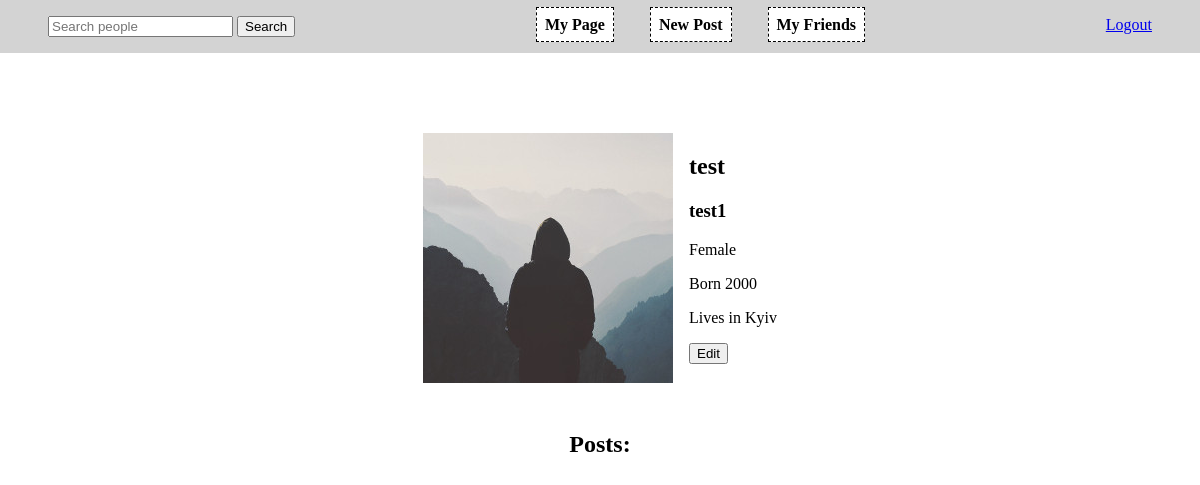
Screenshot of / (signed in) with the database file from the repository.
### social_network/models.py (models this page shows, shortened)
class User(db.Model, UserMixin):
    id = db.Column(db.Integer, primary_key=True)
    username = db.Column(db.String(32), unique=True, nullable=False)
    password = db.Column(db.String(64), nullable=False)
    image_file = db.Column(db.String(32), nullable=False,
                           default="default_profile.jpg")
    name = db.Column(db.String(64), nullable=False)
    gender = db.Column(
        db.Boolean(), nullable=False)
    city = db.Column(db.String(32), nullable=False)
    born = db.Column(
        db.Integer)
    posts = db.relationship("Post", backref="author")
    friendship = db.relationship(
        "Friendship", foreign_keys='Friendship.user1_id', backref="friend")
    friendship = db.relationship(
        "Friendship", foreign_keys='Friendship.user2_id', backref="friend")

### social_network/main/routes.py (the view)
@main.route("/")
@main.route("/<user>")
@login_required
def profile(user=None):
    u = User.query.filter_by(username=user).first()
    if u is None:
        u = current_user
        friend = None
    else:
        friend = bool(Friendship.query.filter_by(
            user2_id=u.id, user1_id=current_user.id).scalar())
    return render_template(
        "main/profile_page.html",
        user=u,
        posts=Post.query.filter_by(
            user_id=u.id
        ).order_by(
            Post.date_created.desc()
        ),
        f=friend
    )

### social_network/models.py (called while the page is built)
@login_manager.user_loader
def load_user(user_id):
    return User.query.get(int(user_id))

### social_network/templates/main/profile_page.html (shortened to what this page needs)
{% extends 'layout.html' %}  {% block content %}
<section class="info">
    <img src="../../static/img/{{ user.image_file }}">
    <div class="infofiels">
        <h1>{{user.name}}</h1>
        <h3>{{user.username}}</h3>
        <p>{% if user.gender %} Female {% else %} Male {% endif %}</p>
        <p>Born {{user.born}}</p>
        <p>Lives in {{user.city}}</p>
        {% if f == None %} <button onclick="location.href='{{ url_for('users.edit') }}'">Edit</button> {% endif %}
    </div>
</section>
<section class="posts">
    <h1>Posts: </h1>
</section>
{% endblock content %}

### social_network/static/main.css (style rules this page uses)
body { margin: 0; padding: 0; }
.info { display: flex; justify-content: center; }
.infofiels { padding-left: 1em; text-align: left; }
.posts { margin-top: 3em; text-align: center; }
section { margin: 3em 0; text-align: center; }

### rows the page displays
User: image_file (placeholder picture), name "test", username "test1", born "2000", city "Kyiv"
